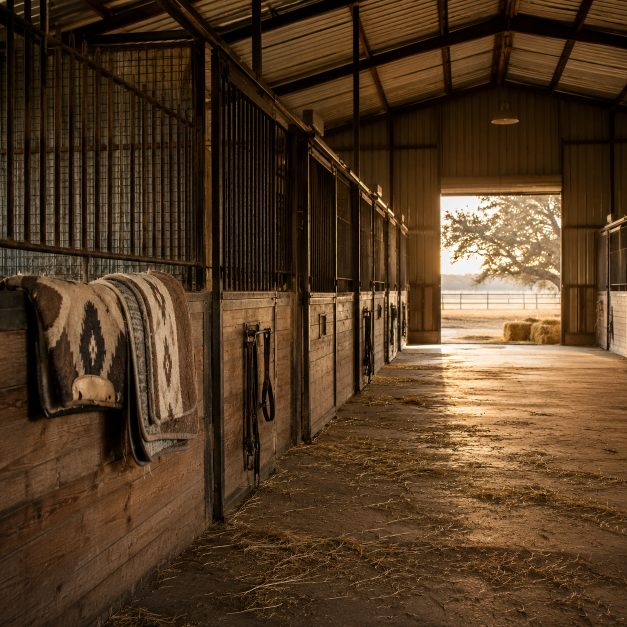
#> input picture photo-library/001-arena-sunrise-empty.png, 1254 x 1254 px (shown at 1/2 size); its folder holds only this picture in this run
$ python render_locally.py
#> lines starting #> are read from the running program, lines starting #| are printed output that depends on the picture
### lib/compose_post.py
"""
Short Go post composer.

Renders a finished 1080x1080 Instagram/Facebook post by overlaying branded
typography onto a background image from photo-library/.

Brand identity (locked 2026-05-14):
- Headline: Playfair Display Black (editorial serif)
- Body: Inter SemiBold/Medium (clean sans)
- Cornermark top-left, service tags top-right
- Big phone in gold serif at bottom
- Web URL + CTA in tracked uppercase sans at very bottom

Templates supported:
- 'educational' — hook + 3 symptom bullets + value line + contact block
- 'cta'         — booking-area announcement, big date/location, contact block
- 'quote'       — single big serif quote, attribution, contact block

Usage:
    from compose_post import compose_post
    compose_post(
        background_path=Path("photo-library/001-arena-sunrise-empty.png"),
        template="educational",
        hook=["IT'S NOT", "THE BIT."],
        body=["He's stopping crooked.",
              "Drifting on the second barrel.",
              "Off behind through the turn."],
        explainer="The body is compensating. We come to your barn and fix it.",
        output_path=Path("out.png"),
    )
"""

from __future__ import annotations

from dataclasses import dataclass, field
from pathlib import Path
from typing import Literal, Sequence

from PIL import Image, ImageDraw, ImageFont, ImageFilter

# ---------------------------------------------------------------------------
# Brand constants
# ---------------------------------------------------------------------------

# Font paths — caller can override but these are the defaults.
# Fonts ship inside lib/fonts/ so the renderer is self-contained.
_LIB_DIR = Path(__file__).resolve().parent
DEFAULT_PLAYFAIR = _LIB_DIR / "fonts" / "PlayfairDisplay.ttf"
DEFAULT_INTER = _LIB_DIR / "fonts" / "Inter.ttf"

# Locked brand colors (RGBA)
CREAM = (252, 245, 230, 255)
CREAM_DIM = (235, 220, 200, 220)
CREAM_FAINT = (235, 220, 200, 180)
GOLD = (220, 175, 95, 235)
SHADOW = (0, 0, 0, 150)
SHADOW_LIGHT = (0, 0, 0, 120)

# Locked brand strings (override per-call only if a campaign requires it)
DEFAULT_PHONE = "(406) 799-3369"
DEFAULT_WEB = "SHORTGOCHIRO.COM"
DEFAULT_CTA = "DM \"BOOK\" TO RESERVE"
DEFAULT_CORNERMARK = "SHORT GO EQUINE CHIROPRACTIC"
DEFAULT_CORNERMARK_SUB = "DFW · NORTH TEXAS · MONTANA"
DEFAULT_SERVICE_TAGS = ("MOBILE · cAVCA-CERTIFIED", "WE COME TO YOUR BARN")

CANVAS_SIZE = 1080
MARGIN = 50


# ---------------------------------------------------------------------------
# Font helpers
# ---------------------------------------------------------------------------

def _font(path: Path, size: int, weight: int | None = None) -> ImageFont.FreeTypeFont:
    """Load a variable font at a given size and (if supported) weight axis.

    Tries the variation axis first; if that's a no-op (font reports support but
    doesn't render heavier), falls back to set_variation_by_name with the
    nearest named instance ("Black"/"ExtraBold"/"Bold"/"SemiBold"/"Medium"/"Regular").
    """
    f = ImageFont.truetype(str(path), size)
    if weight is None:
        return f
    set_axis_ok = False
    try:
        f.set_variation_by_axes([weight])
        set_axis_ok = True
    except Exception:
        pass
    # Belt-and-suspenders: also try the named instance, which is what reliably
    # binds on Inter.ttf in some Pillow builds.
    name_map = [
        (900, "Black"), (800, "ExtraBold"), (700, "Bold"),
        (600, "SemiBold"), (500, "Medium"), (400, "Regular"),
        (300, "Light"), (200, "ExtraLight"), (100, "Thin"),
    ]
    target_name = next((n for w, n in name_map if weight >= w), "Regular")
    try:
        f.set_variation_by_name(target_name)
    except Exception:
        # Some Pillow versions raise if axis was already set; ignore.
        pass
    return f


def _text_width(text: str, font: ImageFont.FreeTypeFont, tracking: int = 0) -> int:
    """Width of text in pixels, including per-character tracking gaps."""
    if not text:
        return 0
    total = 0
    for ch in text:
        bbox = font.getbbox(ch)
        total += (bbox[2] - bbox[0]) + tracking
    return total - tracking


def _draw_tracked(
    draw: ImageDraw.ImageDraw,
    xy: tuple[int, int],
    text: str,
    font: ImageFont.FreeTypeFont,
    fill: tuple,
    tracking: int = 0,
    shadow: bool = False,
    stroke_width: int = 0,
    stroke_fill: tuple | None = None,
) -> None:
    """Draw text with explicit per-character spacing and optional drop-shadow + outline.

    `stroke_width` draws a colored halo around each glyph (the most effective
    way to keep small text legible on noisy photo backgrounds). `shadow` keeps
    the existing offset drop-shadow for editorial depth.
    """
    x, y = xy
    if shadow:
        sx = x
        for ch in text:
            draw.text((sx + 2, y + 2), ch, font=font, fill=SHADOW)
            bbox = font.getbbox(ch)
            sx += (bbox[2] - bbox[0]) + tracking
    sfill = stroke_fill or (0, 0, 0, 220)
    for ch in text:
        if stroke_width > 0:
            draw.text((x, y), ch, font=font, fill=fill,
                      stroke_width=stroke_width, stroke_fill=sfill)
        else:
            draw.text((x, y), ch, font=font, fill=fill)
        bbox = font.getbbox(ch)
        x += (bbox[2] - bbox[0]) + tracking


def _draw_centered(
    draw: ImageDraw.ImageDraw,
    y: int,
    text: str,
    font: ImageFont.FreeTypeFont,
    fill: tuple,
    canvas_w: int = CANVAS_SIZE,
    tracking: int = 0,
    shadow: bool = True,
    stroke_width: int = 0,
) -> None:
    """Center text horizontally at the given y, with optional drop shadow + stroke."""
    tw = _text_width(text, font, tracking)
    x = (canvas_w - tw) // 2
    _draw_tracked(draw, (x, y), text, font, fill, tracking=tracking, shadow=shadow,
                  stroke_width=stroke_width)


def _wrap_to_width(
    text: str,
    font: ImageFont.FreeTypeFont,
    max_width: int,
    tracking: int = 0,
) -> list[str]:
    """Greedy word-wrap so no line exceeds max_width pixels.

    Falls back to character-wrap for any single word that's still too wide.
    """
    if not text:
        return [""]
    words = text.split()
    lines: list[str] = []
    cur = ""
    for w in words:
        candidate = w if not cur else f"{cur} {w}"
        if _text_width(candidate, font, tracking) <= max_width:
            cur = candidate
        else:
            if cur:
                lines.append(cur)
            # Hard-wrap a single oversized word
            if _text_width(w, font, tracking) > max_width:
                chunk = ""
                for ch in w:
                    test = chunk + ch
                    if _text_width(test, font, tracking) > max_width and chunk:
                        lines.append(chunk)
                        chunk = ch
                    else:
                        chunk = test
                cur = chunk
            else:
                cur = w
    if cur:
        lines.append(cur)
    return lines


# ---------------------------------------------------------------------------
# Layout pieces
# ---------------------------------------------------------------------------

def _prepare_background(background_path: Path) -> Image.Image:
    """Load background, center-crop to square, resize to 1080, sharpen."""
    src = Image.open(background_path).convert("RGB")
#> src is the input picture: PIL image 1254x1254 RGB; mean R, G, B 83.1, 59.2, 35.2
    w, h = src.size
    side = min(w, h)
    cropped = src.crop(
        ((w - side) // 2, (h - side) // 2, (w + side) // 2, (h + side) // 2)
    )
    resized = cropped.resize((CANVAS_SIZE, CANVAS_SIZE), Image.LANCZOS)
    return resized.filter(ImageFilter.UnsharpMask(radius=1.2, percent=120, threshold=2))
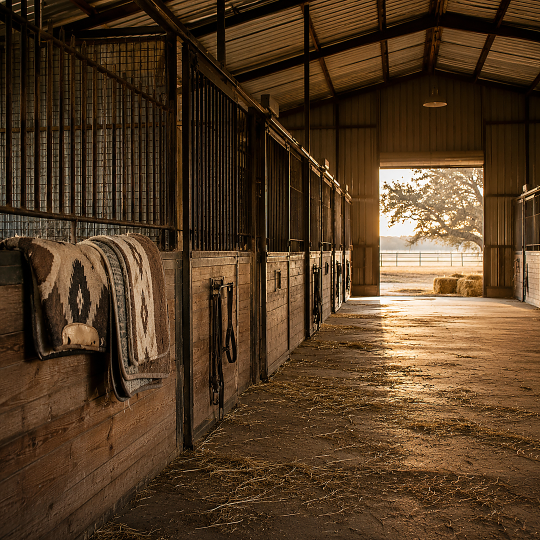
#> returned value: PIL image 1080x1080 RGB (shown at 1/2 size); mean R, G, B 83.2, 59.6, 35.8


def _apply_bottom_gradient(canvas: Image.Image, start_pct: float = 0.42, peak_alpha: int = 240) -> Image.Image:
    """Composite a quadratic dark gradient on the bottom portion for text legibility."""
    W, H = canvas.size
    gradient = Image.new("RGBA", (W, H), (0, 0, 0, 0))
    gdraw = ImageDraw.Draw(gradient)
    band_start = int(H * start_pct)
    for y in range(band_start, H):
        p = (y - band_start) / (H - band_start)
        alpha = int(min(peak_alpha, p * p * (peak_alpha + 40)))
        gdraw.line([(0, y), (W, y)], fill=(15, 10, 8, alpha))
    return Image.alpha_composite(canvas.convert("RGBA"), gradient)


def _apply_top_gradient(canvas: Image.Image, end_pct: float = 0.18, peak_alpha: int = 165) -> Image.Image:
    """Soft dark gradient along the top edge so cornermark + service tags stay legible
    over bright backgrounds (sun-beams, sky, etc.)."""
#> called with end_pct = 0.2, peak_alpha = 170
    W, H = canvas.size
    gradient = Image.new("RGBA", (W, H), (0, 0, 0, 0))
    gdraw = ImageDraw.Draw(gradient)
    band_end = int(H * end_pct)
    for y in range(0, band_end):
        # Alpha highest at top, eases out toward band_end (quadratic falloff)
        p = 1 - (y / band_end)
        alpha = int(p * p * peak_alpha)
        gdraw.line([(0, y), (W, y)], fill=(15, 10, 8, alpha))
    return Image.alpha_composite(canvas.convert("RGBA"), gradient)
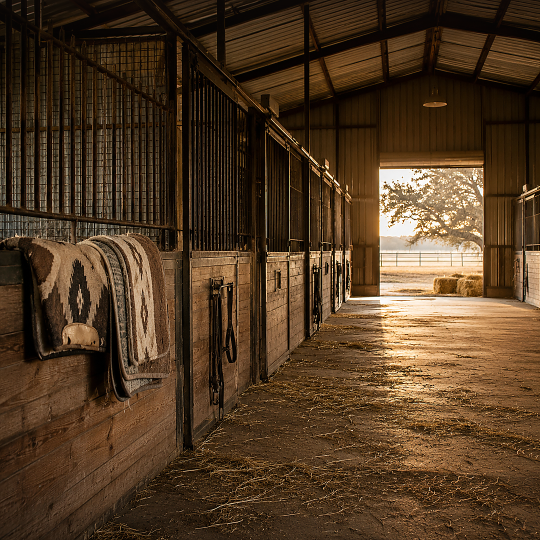
#> returned value: PIL image 1080x1080 RGBA (shown at 1/2 size); mean R, G, B, A 81.5, 58.5, 35.5, 255


def _draw_cornermark(
    draw: ImageDraw.ImageDraw,
    fonts: dict,
    cornermark: str,
    cornermark_sub: str,
) -> None:
    """Top-left: tracked uppercase wordmark + divider + service area sub-line.
    Stroke outline + drop shadow ensure legibility on any background."""
    mark_font = fonts["mark"]
    sub_font = fonts["mark_sub"]
    _draw_tracked(draw, (MARGIN, MARGIN), cornermark, mark_font, CREAM, tracking=3,
                  shadow=True, stroke_width=2)
    line_x_end = MARGIN + _text_width(cornermark, mark_font, tracking=3)
    # Divider sits just below the wordmark baseline; shadow first then bright line
    draw.line([(MARGIN + 1, MARGIN + 38), (line_x_end + 1, MARGIN + 38)], fill=SHADOW_LIGHT, width=1)
    draw.line([(MARGIN, MARGIN + 37), (line_x_end, MARGIN + 37)], fill=CREAM, width=2)
    _draw_tracked(draw, (MARGIN, MARGIN + 48), cornermark_sub, sub_font, CREAM, tracking=2,
                  shadow=True, stroke_width=2)


def _draw_service_tags(
    draw: ImageDraw.ImageDraw,
    fonts: dict,
    tags: Sequence[str],
) -> None:
    """Top-right: short service descriptors stacked right-aligned. Shadowed for legibility.

    Auto-shrinks the font size if the widest tag would clip the right margin.
    Tracking is reduced to 1 to recover ~5–10 px in addition to size scaling.
    """
    # Safe right-side width must equal cornermark column on the left (MARGIN)
    safe_w = CANVAS_SIZE - (2 * MARGIN)
    tracking = 1
    tag_font = fonts["tag"]
    # Find size that fits the widest tag
    max_w = max((_text_width(t, tag_font, tracking=tracking) for t in tags), default=0)
    size = tag_font.size if hasattr(tag_font, "size") else 15
    while max_w > safe_w and size > 10:
        size -= 1
        tag_font = _font(_LIB_DIR / "fonts" / "Inter.ttf", size, 600)
        max_w = max((_text_width(t, tag_font, tracking=tracking) for t in tags), default=0)

    y = MARGIN
    for i, tag in enumerate(tags):
        tw = _text_width(tag, tag_font, tracking=tracking)
        x = CANVAS_SIZE - MARGIN - tw
        # All tags rendered in full cream + stroke; no dim secondary
        _draw_tracked(draw, (x, y), tag, tag_font, CREAM, tracking=tracking,
                      shadow=True, stroke_width=2)
        y += size + 7


def _draw_contact_block(
    draw: ImageDraw.ImageDraw,
    fonts: dict,
    phone: str,
    web: str,
    cta: str,
) -> None:
    """Bottom: big gold phone in serif, then web · CTA in tracked sans."""
    phone_font = fonts["phone"]
    web_font = fonts["web"]
    _draw_centered(draw, CANVAS_SIZE - 130, phone, phone_font, GOLD, tracking=1,
                   shadow=True, stroke_width=2)
    combined = f"{web}  ·  {cta}"
    _draw_centered(draw, CANVAS_SIZE - 55, combined, web_font, CREAM, tracking=2,
                   shadow=True, stroke_width=2)


# ---------------------------------------------------------------------------
# Public renderer
# ---------------------------------------------------------------------------

@dataclass
class PostSpec:
    """One post's content + chosen background + template."""
    background_path: Path
    template: Literal["educational", "cta", "quote"]
    hook: list[str]                  # 1–3 lines
    body: list[str] = field(default_factory=list)
    explainer: str | None = None
    phone: str = DEFAULT_PHONE
    web: str = DEFAULT_WEB
    cta: str = DEFAULT_CTA
    cornermark: str = DEFAULT_CORNERMARK
    cornermark_sub: str = DEFAULT_CORNERMARK_SUB
    service_tags: Sequence[str] = DEFAULT_SERVICE_TAGS
    playfair_path: Path = DEFAULT_PLAYFAIR
    inter_path: Path = DEFAULT_INTER


def compose_post(spec: PostSpec, output_path: Path) -> Path:
    """Render a finished 1080x1080 IG/FB post. Returns the saved path."""

    # 1. Background + dual gradients (top + bottom) for guaranteed text legibility
    img = _prepare_background(spec.background_path)
    canvas = Image.new("RGBA", img.size)
    canvas.paste(img, (0, 0))
    canvas = _apply_top_gradient(canvas, end_pct=0.20, peak_alpha=170)
    canvas = _apply_bottom_gradient(canvas, start_pct=0.40, peak_alpha=235)
#> in _apply_bottom_gradient, `return Image.alpha_composite(canvas.convert("RGBA"), gradient)`:
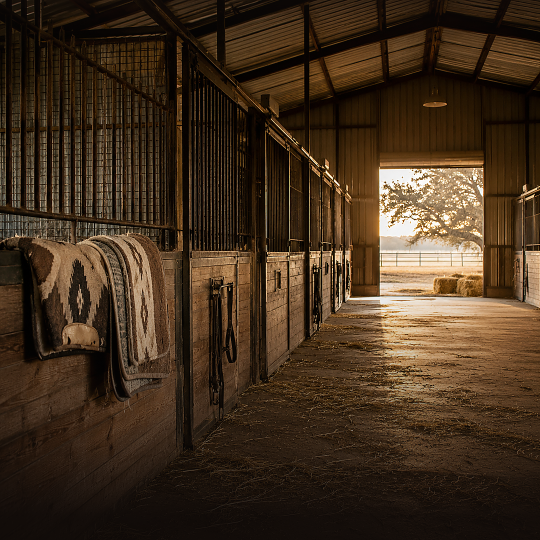
#> returned value: PIL image 1080x1080 RGBA (shown at 1/2 size); mean R, G, B, A 66.9, 48.3, 30.1, 255
    draw = ImageDraw.Draw(canvas)

    # 2. Load fonts at standard sizes
    # Cornermark / service tags bumped slightly so they hold up across all backgrounds.
    fonts = {
        "mark":     _font(spec.inter_path,    23, 900),    # heavier weight so cornermark reads on every background
        "mark_sub": _font(spec.inter_path,    16, 700),    # bolder + slightly larger subtitle
        "tag":      _font(spec.inter_path,    16, 800),    # bolder service tags top-right
        "hook_big": _font(spec.playfair_path, 96, 900),
        "hook_med": _font(spec.playfair_path, 72, 900),
        "body":     _font(spec.inter_path,    26, 700),    # bumped to SemiBold/Bold for legibility
        "explainer":_font(spec.inter_path,    24, 700),    # bold + larger so small text reads cleanly
        "phone":    _font(spec.playfair_path, 56, 900),
        "web":      _font(spec.inter_path,    24, 600),
    }
#> (the rest of the program and of its run is left out)
